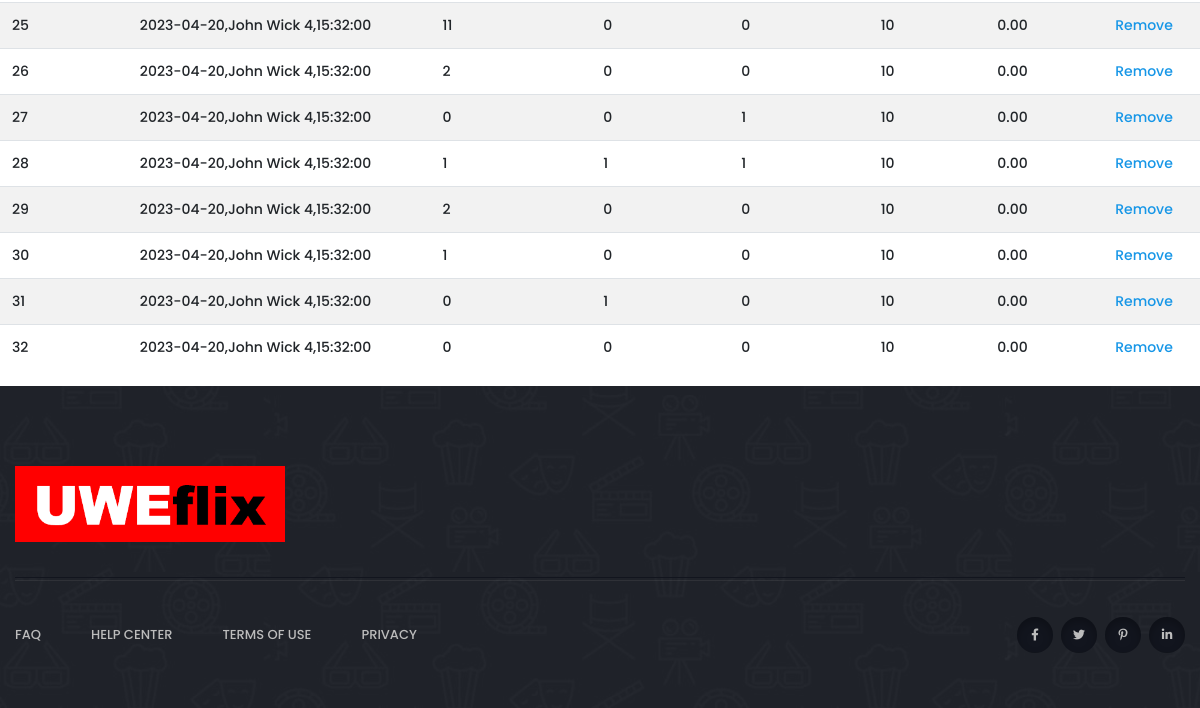
/view_bookings (lower part), run on an earlier commit of the app's database.
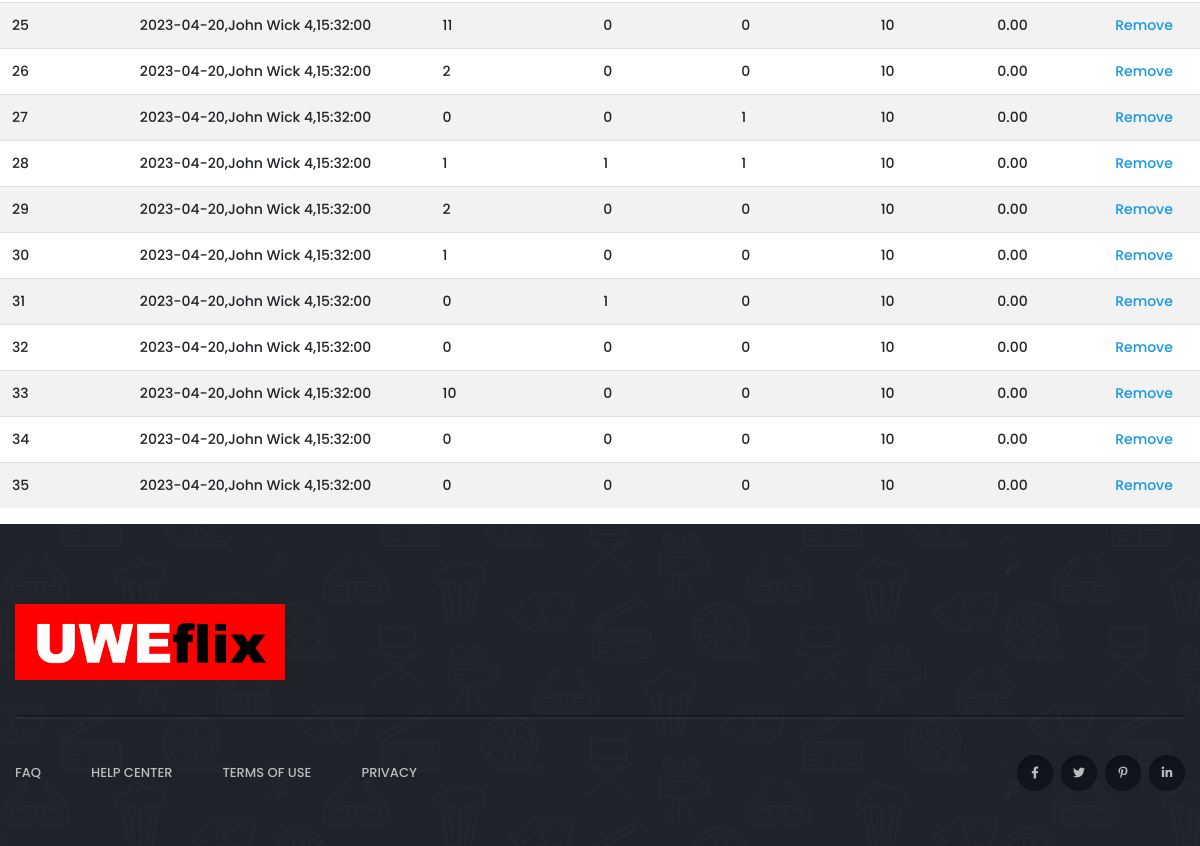
And on a later commit of the database.
### cinema/models.py (models this page shows, shortened)
class Booking(models.Model):
    bookingID = models.AutoField(primary_key=True,unique=True)
    user = models.ForeignKey(User, on_delete = models.CASCADE, null = True, blank=True)
    showing = models.ForeignKey(showing, on_delete=models.CASCADE, null=True)
    student_tickets = models.PositiveIntegerField(default=0)
    child_tickets = models.PositiveIntegerField(default=0)
    adult_tickets = models.PositiveIntegerField(default=0)
    cr_tickets = models.PositiveIntegerField(default=10, validators=[MinValueValidator(10)])
    total_price = models.DecimalField(max_digits=6, decimal_places=2, default=0)

class showing(models.Model):
    date= models.DateField("Date of showing (yyyy/mm/dd)")
    startTime=models.TimeField("Time of showing (HH:MM)")
    numberOfSales = models.PositiveIntegerField(blank=True, null=True)
    film=models.ForeignKey(film, on_delete=models.RESTRICT, null=True)
    screen= models.ForeignKey(screen,on_delete=models.CASCADE)
    def __str__(self):
        return f"{self.date},{self.film},{self.startTime}"

class film(models.Model):
    title = models.CharField(max_length=256)
    description = models.TextField(max_length=256)
    trailer = models.TextField(max_length=550, default='null')
    filmImage = models.ImageField(upload_to='images/')
    duration = models.CharField(max_length=6)
    ageSelection = (
        ("U", "U"),
        ("PG", "PG"),
        ("12A", "12A"),
        ("12", "12"),
        ("15", "15"),
        ("18", "18"),
    )
    year = models.CharField(max_length=4)
    rating = models.CharField(max_length=3)
    age = models.CharField(choices=ageSelection, max_length=3)
    def __str__(self):
        return self.title

### uwe/views.py (the view)
# urls.py: path('view_bookings', views.view_bookings, name='view_bookings'),
def view_bookings(request):
    search_query = ""
    if request.GET.get('search_query'):
        search_query = request.GET.get('search_query')
    data = Booking.objects.filter(
        Q(bookingID__icontains=search_query)
    )
    context = {
        'data': data,
        'search_query': search_query,
    }
    return render(request, 'uwe/view_bookings.html', context)

### uwe/templates/uwe/view_bookings.html (shortened to what this page needs)
{% extends "uwe/base.html" %}
    {% load static %}
{% block content %}
    <br>
    <br>
    <br>
    <br>
    <br>
    <br>
    <br>
    <br>
    <br>
    <br>
    <table class="table table-striped">
        <tbody>
            {% for data in data %}
                <tr>
                    <td scope="row"><a>{{ data.bookingID }}</a></td>
                    <td scope="row"><a>{{ data.showing }}</a></td>
                    <td scope="row"><a>{{ data.student_tickets }}</a></td>
                    <td scope="row"><a>{{ data.child_tickets }}</a></td>
                    <td scope="row"><a>{{ data.adult_tickets }}</a></td>
                    <td scope="row"><a>{{ data.cr_tickets }}</a></td>
                    <td scope="row"><a>{{ data.total_price }}</a></td>
                    <td>
                        <a href="{% url 'cancel_bookings' data.bookingID %}">Remove</a>
                    </td>
                </tr>
            {% endfor %}
        </tbody>
    </table>
{% endblock %}

What changed in the data, as far as the page shows it:
added Booking: bookingID "33", showing "2023-04-20,John Wick 4,15:32:00", student_tickets "10", child_tickets "0", adult_tickets "0", cr_tickets "10", total_price "0.00"
added Booking: bookingID "34", showing "2023-04-20,John Wick 4,15:32:00", student_tickets "0", child_tickets "0", adult_tickets "0", cr_tickets "10", total_price "0.00"
added Booking: bookingID "35", showing "2023-04-20,John Wick 4,15:32:00", student_tickets "0", child_tickets "0", adult_tickets "0", cr_tickets "10", total_price "0.00"
